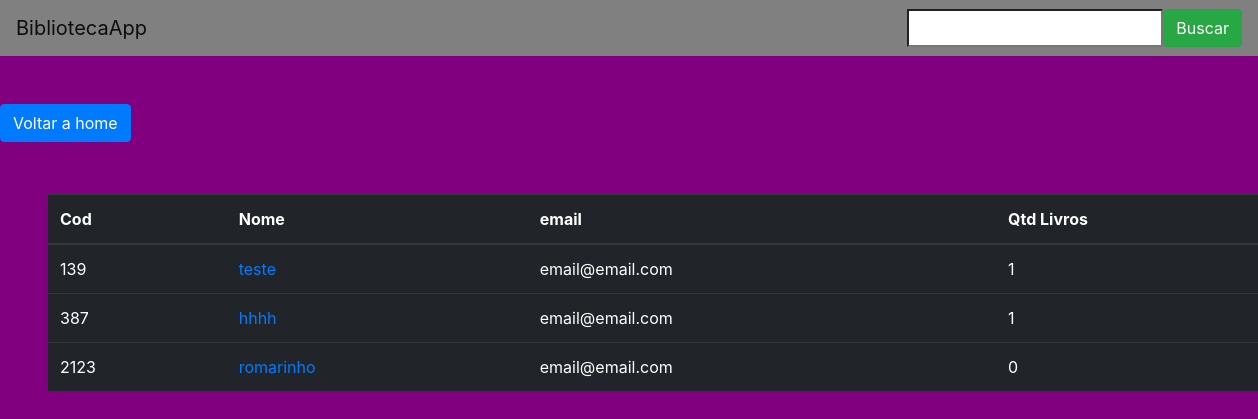
Before: /cliente/clientes/ (signed in) with the older database file.
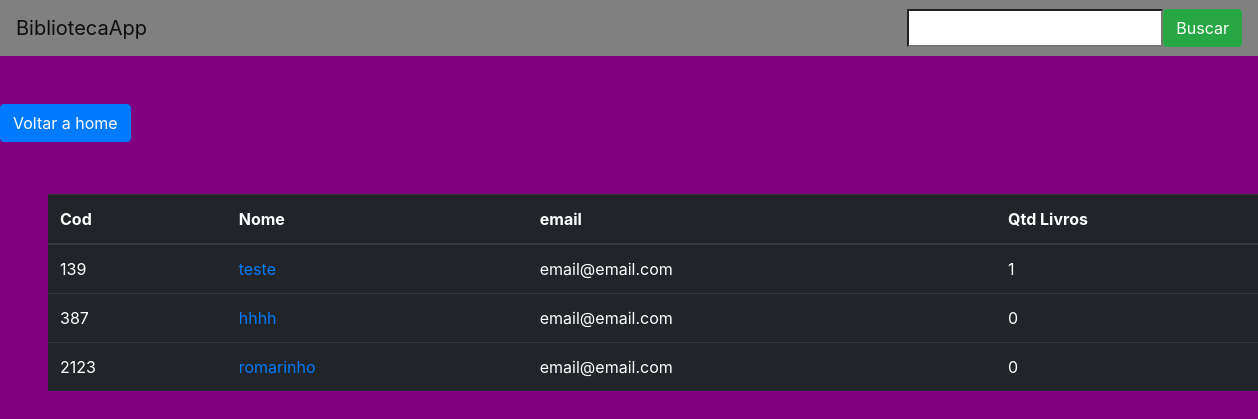
After: the same page with the newer database file.
### cliente/models.py (models this page shows, shortened)
class Cliente(models.Model):
    user = models.ForeignKey(CustomUser, on_delete=models.CASCADE)
    empresa = models.ForeignKey(Empresas, on_delete=models.CASCADE)
    cod = models.IntegerField(unique=True)
    name = models.CharField(max_length=255, blank=False)
    cpf = models.CharField(max_length=14)
    email = models.EmailField()
    created_at = models.DateTimeField()
    active = models.BooleanField(default=False)
    qtd_livros = models.IntegerField()
    class Meta:
        verbose_name = 'Cliente'
        verbose_name_plural = 'Clientes'

### cliente/views.py (the view)
# urls.py: path('clientes/', views.clientes, name='clientes'),
@login_required(redirect_field_name='login')
def clientes(request):
    clientes = get_clientes_based_on_permission(request.user)
    return render(request, 'pages/clientes.html', {'clientes': clientes})

### cliente/models.py (called while the page is built)
    def save(self, *args, **kwargs):
        if not self.cod:
            self.cod = str(uuid4())
        super().save(*args, **kwargs)

### cliente/views.py (called while the page is built)
def get_clientes_based_on_permission(user):
    if user.is_superuser:
        return Cliente.objects.all()
    elif user.cargo.name == 'Gerente':
        return Cliente.objects.filter(empresa_id=user.empresa.id)
    else:
        return Cliente.objects.filter(user_id=user.id)

### cliente/templates/pages/clientes.html (shortened to what this page needs)
{% load static%}
<!DOCTYPE html>
<html lang="en">
<head>
    <link rel="stylesheet" href="https://stackpath.bootstrapcdn.com/bootstrap/4.1.3/css/bootstrap.min.css">
    <link rel="stylesheet" href="{% static 'css/global.css' %}">
</head>
<body>
    <header>
        <nav class="navbar navbar-light bg-light">
            <a class="navbar-brand" href="#">BibliotecaApp</a>
            <form action="{% url 'search-livros-emprestados' %}" class="d-flex gap-1">
              <input type="search" name="q">
              <button class="btn btn-success">Buscar</button>
            </form>
        </nav>
    </header>
    <a href="{% url 'home'  %}" class=" btn btn-primary mt-5 mb-1">Voltar a home </a>
    <table class="table table-dark m-5">
        <thead>
            <tr>
                <th scope="col">Cod</th>
                <th scope="col">Nome</th>
                <th scope="col">email</th>
                <th scope="col">Qtd Livros</th>
            </tr>
        </thead>
        <tbody>
            {% for cliente in clientes %}
            <tr>
                <td scope="row">{{ cliente.cod }}</td>
                <td>
                    <a href="{% url 'cliente-detail' cliente.id %}">
                        {{ cliente.name }}
                    </a>
                </td>
                <td>{{ cliente.email }}</td>
                <td>{{ cliente.qtd_livros }}</td>
            </tr>
            {% endfor %}
        </tbody>
    </table>
</body>
</html>

Changed rows visible on the page:
changed Cliente "hhhh": qtd_livros "1" → "0"
